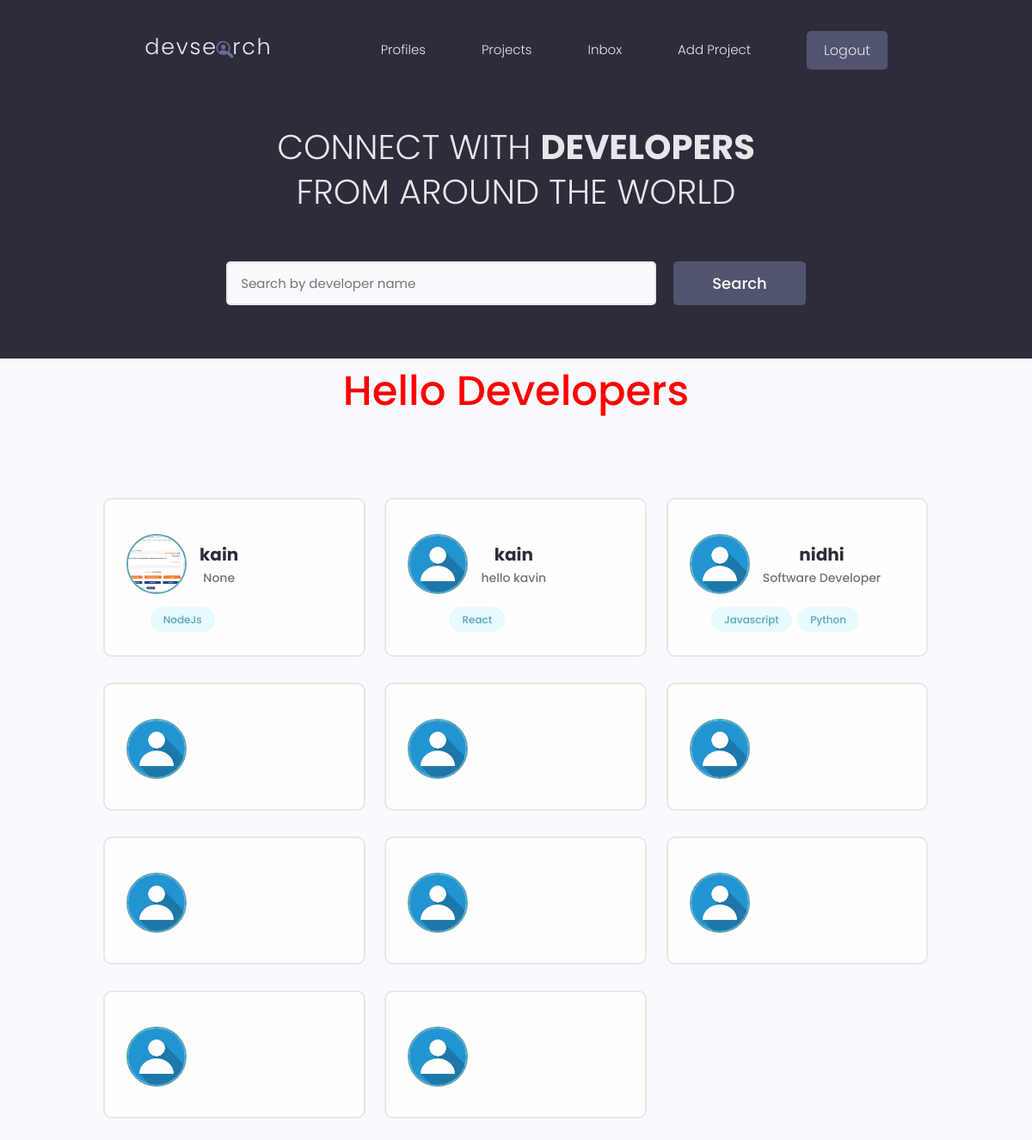
Screenshot of / (signed in) with the database file from the repository.
### userapp/models.py (models this page shows, shortened)
class profile(models.Model):
    user=models.OneToOneField(User,on_delete=models.CASCADE,null=True,blank=True)
    name=models.CharField(max_length=250,blank=True,null=True)
    username=models.CharField(max_length=250,blank=True,null=True)
    email=models.EmailField(max_length=500,blank=True,null=True)
    About=models.CharField(max_length=500,blank=True,null=True,default=" ")
    Bio=models.TextField(blank=True,null=True)
    X_link=models.CharField(null=True,blank=True,max_length=500)
    Instagram_link=models.CharField(null=True,blank=True,max_length=500)
    Profile_img=models.ImageField(null=True,blank=True,upload_to='Profiles/',default='Profiles/OIP.jpg')
    Github_link=models.CharField(null=True,blank=True,max_length=500)
    created=models.DateTimeField(auto_now_add=True)
    id=models.UUIDField(primary_key=True,editable=False,default=uuid.uuid4,unique=True)

class Skills(models.Model):
    id=models.UUIDField(default=uuid.uuid4,unique=True,primary_key=True,editable=False)
    created=models.DateTimeField(auto_now_add=True)
    owner=models.ForeignKey(profile,on_delete=models.CASCADE,null=True,blank=True)
    name=models.CharField(max_length=200,blank=True,null=True)
    desc=models.TextField()
    def __str__(self):
        return str(self.name)

### userapp/views.py (the view)
# urls.py: path('',views.userprofile,name='userprofile'),
def userprofile(request):
    allprofiles=profile.objects.all()
    return render(request,'userapp/userprofile.html',{ 'profiles':allprofiles})

### userapp/templates/userapp/userprofile.html (shortened to what this page needs)
{% include 'navbar.html' %}
 <main class="home">
    <section class="hero-section text-center">
      <div class="container container--narrow">
        <div class="hero-section__box">
          <h2>CONNECT WITH <span>DEVELOPERS</span></h2>
          <h2>FROM AROUND THE WORLD</h2>
        </div>
        <div class="hero-section__search">
          <form class="form" action="#" method="get">
            <div class="form__field">
              <input class="input input--text" id="formInput#search" type="text" name="text"
                placeholder="Search by developer name" />
            </div>
            <input class="btn btn--sub btn--lg" type="submit" value="Search" />
          </form>
        </div>
      </div>
    </section>
     <h1 style="text-align:center">Hello Developers </h1>
    <section class="devlist">
      <div class="container">
        <div class="grid grid--three">
           {% for profile in profiles%}
            <div class="column card">
            <div class="dev">
              <a href="{% url 'profilevisit' profile.id %}" class="card__body">
                <div class="dev__profile">
                  <img class="avatar avatar--md" src="{{profile.Profile_img.url}}" alt="image" />
                  <div class="dev__meta">
                    <h3>{{profile.name}}</h3>
                    <h5>{{profile.About}}</h5>
                  </div>
                </div>
                <div class="dev__skills">
                   {% for skill in profile.skills_set.all %}
                <span class="tag tag--pill tag--main">
                    <small>{{ skill}}</small>
                </span>
                {% endfor %}
                </div>
              </a>
            </div>
          </div>
{% endfor %}
        </div>
      </div>
    </section>
  </main>

### static/styles/main.css (style rules this page uses)
h1 { color:red; }
h1 { text-align: center; }
a { display: block; text-align: center; margin-top: 20px; text-decoration: none; color: blue; }

### static/styles/app.css (style rules this page uses)
:root { --color-sub: #2d2d39; }
.btn--sub { background-color: var(--color-sub-light); }
.card { border: 2px solid var(--color-light); }
img { width: 100%; }
.hero-section { height: 40vh; display: flex; align-items: center; background-color: var(--color-sub); }
.hero-section__box { margin-bottom: 4rem; }
.hero-section__box > h2, .hero-section__box > h2 > span { font-size: 4rem; color: var(--color-light); line-height: 1.3; text-transform: uppercase; }
.hero-section__box > h2 { font-weight: 300; }
.hero-section__box > h2 > span { font-weight: 700; }
.hero-section__search > .form { display: flex; align-items: center; justify-content: center; gap: 2rem; }
.hero-section__search > .form input.input--text { width: 50rem; }
.devlist { margin-top: 8rem; }
.devlist .grid { align-items: stretch; }
.devlist .dev .dev__profile { display: flex; align-items: center; gap: 1.5rem; }
.devlist .dev .dev__meta h3 { color: var(--color-sub); font-size: 2rem; font-weight: 700; }
.devlist .dev .dev__meta h5 { color: var(--color-text); font-size: 1.4rem; font-weight: 500; }

### static/uikit/styles/modules/_variables.css (style rules this page uses)
:root { --color-main: #5aa5b9; --color-main-light: #e6faff; --color-sub: #3f4156; --color-sub-light: #51546e; --color-sub-lighter: #ededfd; --color-text: #737373; --color-gray: #8b8b8b; --color-light: #e5e7eb; --color-light-gray: #767676; --color-bg: #f8fafd; --color-white: #fffefd; --color-white-light: #f3f3f3; --color-success: #359e64; --color-success-bg: #def8e8; --color-error: #fc4b0b; --color-error-bg: #fff2ee; --font-base: 'Poppins', arial, helvetica, 'Segoe UI', roboto, ubuntu, sans-serif; --font-monospace: 'Fira Code', 'Courier New', courier, monospace; --font-regular: 300; --font-medium: 500; --font-bold: 700; --generic-shadow: 1px 1px 5px #00000010; --generic-transition: all 0.3s ease-in-out; }

### static/uikit/styles/modules/_base.css (style rules this page uses)
* { margin: 0; padding: 0; box-sizing: border-box; text-rendering: optimizeLegibility; color: inherit; font-size: inherit; }
html { font-size: 50%; }
@media only screen and (min-width: 480px) { html { font-size: 56.25%; } }
@media only screen and (min-width: 1200px) { html { font-size: 62.5%; } }
body { line-height: 1.6; font-weight: 400; font-size: 1.5rem; color: var(--color-text); background-color: var(--color-bg); min-height: 100vh; }

### static/uikit/styles/modules/_typography.css (style rules this page uses)
* { font-family: var(--font-base); }
h1 { font-size: 4.8rem; font-weight: var(--font-medium); }
h2 { font-size: 3.6rem; font-weight: var(--font-bold); }
h3 { font-size: 3.2rem; font-weight: var(--font-medium); }
h5 { font-size: 2.4rem; font-weight: var(--font-medium); }
h5, h6 { font-weight: var(--font-regular); }
p, span, strong { font-size: 1.6rem; color: var(--color-text); font-weight: var(--font-regular); }
a { padding-bottom: 2px; text-decoration: none; display: inline-block; color: var(--color-main); font-weight: var(--font-medium); }

### static/uikit/styles/modules/_utilities.css (style rules this page uses)
.container { width: 92%; max-width: 165rem; margin: 0 auto; box-sizing: border-box; }
.container--narrow { width: 92%; max-width: 120rem; }
@media screen and (min-width: 1000px) { .container { width: 90%; } }
@media screen and (min-width: 1000px) { .container--narrow { width: 85%; } }
@media screen and (min-width: 1200px) { .container { width: 80%; } }
@media screen and (min-width: 1200px) { .container--narrow { width: 72%; } }
.text-center { text-align: center; }

### static/uikit/styles/modules/_avatar.css (style rules this page uses)
.avatar { border-radius: 50%; border: 2px solid var(--color-main); object-fit: cover; }
.avatar--md { height: 7rem; width: 7rem; }

### static/uikit/styles/modules/_button.css (style rules this page uses)
.btn { display: inline-block; position: relative; cursor: pointer; background-color: var(--color-light); font-weight: var(--font-medium); color: var(--color-sub); text-decoration: none; padding: 1rem 2rem; border-radius: 0.5rem; border: none; width: -webkit-fit-content; width: -moz-fit-content; width: fit-content; height: -webkit-fit-content; height: -moz-fit-content; height: fit-content; font-size: 1.6rem; outline-width: 0; outline-color: transparent; -webkit-backface-visibility: hidden; backface-visibility: hidden; transition: all 0.3s ease-in-out; }
.btn--sub { background-color: var(--color-sub); color: var(--color-white); }
.btn--lg { font-size: 1.8rem; padding: 1.2rem 4.5rem; }

### static/uikit/styles/modules/_card.css (style rules this page uses)
.card { border-radius: 1rem; background-color: var(--color-white); border: 1.5px solid var(--color-light); width: auto; height: auto; margin-top: 0.5rem; margin-bottom: 0.5rem; overflow: hidden; }
.card__body, .card__header { padding: 2rem 2.5rem; }

### rows the page displays
profile: Profile_img (picture), name "kain", About "None"
Skills: name "NodeJs"
profile: Profile_img (picture), name "kain", About "hello kavin"
Skills: name "React"
profile: Profile_img (picture), name "nidhi", About "Software Developer"
Skills: name "Javascript"
Skills: name "Python"
profile: Profile_img (picture)
profile: Profile_img (picture)
profile: Profile_img (picture)
profile: Profile_img (picture)
profile: Profile_img (picture)
profile: Profile_img (picture)
profile: Profile_img (picture)
profile: Profile_img (picture)
